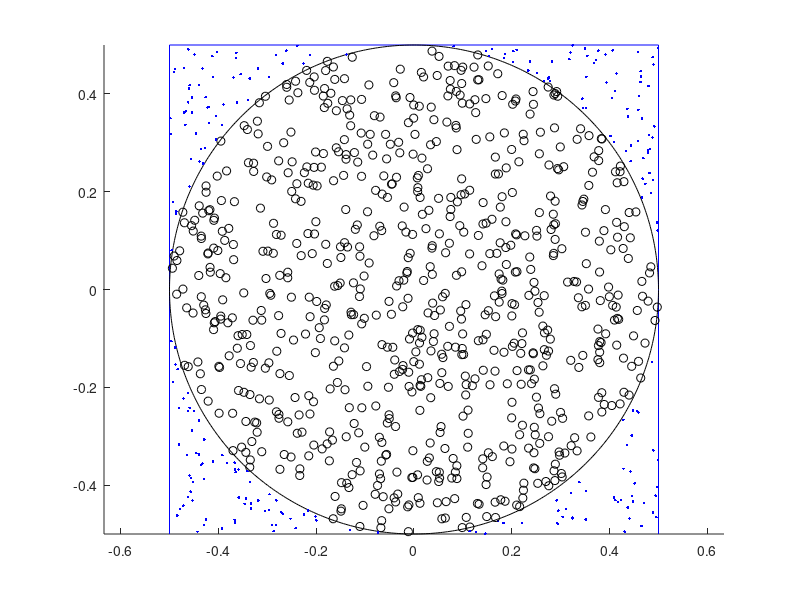

This chart was generated by the following MATLAB code:
%Estimate pi using a Monte Carlo approach
clear;                          %clear 
close;                          %close all figures
NumSamples=1000;                    %Number of samples to be generated
L=1;                                %Square side [A.U.]
R=L/2;                              %Radius
Inside=0;                           %Number of points inside the circle
figure;                             %Open a new figure
hold on;
axis equal;                         %1-1 aspect ratio 
plot([-R,-R,R,R],[-R,R,R,-R],'b');  %Plot square
theta=0:0.01:2*pi; plot(R*cos(theta), R*sin(theta),'k');  %Plot circle
for k=1:NumSamples
    x=rand()-R;                     %x coordinate of the point
    y=rand()-R;                     %y coordinate of the point
    if sqrt(x*x+y*y)<=R             %is it inside?
        Inside=Inside+1;            %yes! increment Inside
        plot(x,y,'ko');             %plot a round marker
    else
        plot(x,y,'b.');             %no, plot a dot
    end    
end
Pi=4*Inside/NumSamples;             %Approximiation of pi